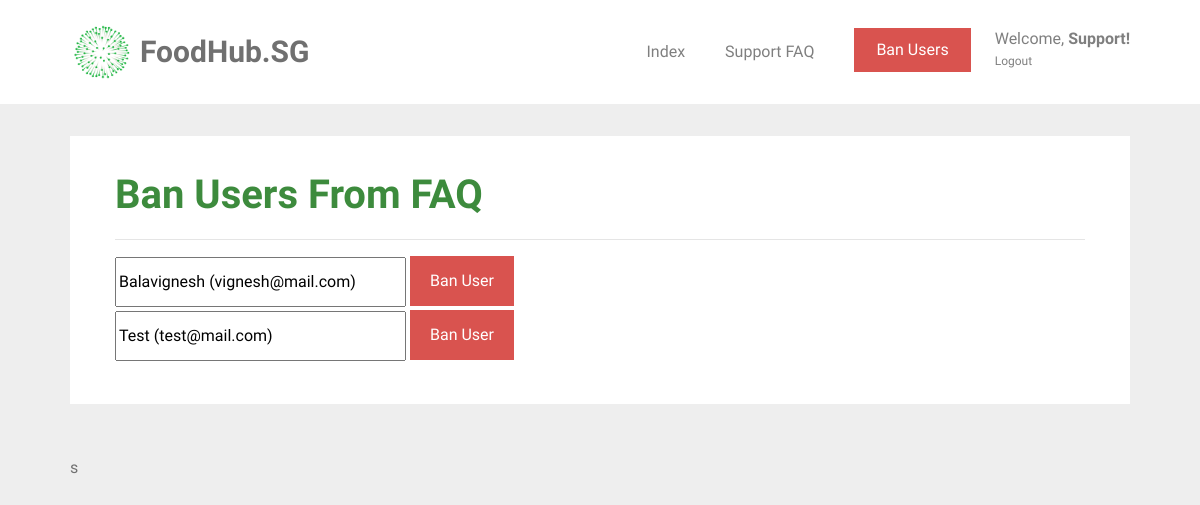
The app's page /ban_user (signed in) with its own data.
### tables this page shows
CREATE TABLE user (
  id INTEGER PRIMARY KEY AUTOINCREMENT,
  name TEXT NOT NULL,
  email VARCHAR(512) UNIQUE NOT NULL,
  password TEXT NOT NULL,
  height INTEGER NOT NULL,
  weight INTEGER NOT NULL,
  location TEXT NOT NULL,
  status BOOLEAN NOT NULL
);

### foodhubsg/support.py (the view, shortened to what this page needs)
@bp.route('/ban_user', methods=('GET', 'POST'))
@permission_required
def ban_user():
    db= get_db()
    users = db.execute('SELECT * FROM user').fetchall()
    return render_template('support/ban_users.html', users=users, datetime=datetime)

### foodhubsg/auth.py (called while the page is built)
def permission_required(view):
    @functools.wraps(view)
    def wrapped_view(**kwargs):
        if g.user is None:
            return redirect(url_for('auth.login'))
        if g.user["id"] != 0:
            flash("You do not have sufficient privileges to enter that page")
            return redirect(url_for('food.index'))
        return view(**kwargs)
    return wrapped_view

@bp.before_app_request
def load_logged_in_user():
    user_id = session.get('user_id')
    if user_id is None:
        g.user = None
    else:
        g.user = get_db().execute(
            'SELECT * FROM user WHERE id = ?', (user_id,)
        ).fetchone()

### foodhubsg/db.py (called while the page is built)
def get_db():
    if 'db' not in g:
        g.db = sqlite3.connect(
            current_app.config['DATABASE'],
            detect_types=sqlite3.PARSE_DECLTYPES
        )
        g.db.row_factory = sqlite3.Row
    return g.db

### foodhubsg/templates/support/ban_users.html (shortened to what this page needs)
{% extends 'base.html' %}
{% block content %}
<div id="colorlib-container">
    <div class="container">
        <div class="box1">
        <div class="row row-pb-md">
            <div class="col-md-12">
            <h1 class="font_color"><b>Ban Users From FAQ</b></h1>
            <hr>
                {% for user in users %}
                    {% if user["id"] != 0 %}
                        <form method="post" action="">
                            <input type="text" value="{{ user["name"] }} ({{ user["email"] }})" id="user-info" name="user-info" style='width: 30%;' readonly>
                            {% if user["status"] == 0 %}
                                <input type="submit" value="Ban User" name="action" class="btn btn-primary" style='background-color: #d9534f; height: 50px;'>
                            {% elif user["status"] == 1 %}
                                <input type="submit" value="Unban User" name="action" class="btn btn-primary" style="background-color: #4CAF50; height: 50px;">
                            {% endif %}
                        </form>
                    {% endif %}
                {% endfor %}
            </div>
        </div>
    </div>
s
</div>
</div>
 {% endblock %}

### foodhubsg/templates/base.html (shortened to what this page needs)
<!doctype html>
<link rel="stylesheet" href="https://cdnjs.cloudflare.com/ajax/libs/font-awesome/4.7.0/css/font-awesome.min.css">
<link rel="stylesheet" href="https://stackpath.bootstrapcdn.com/bootstrap/4.1.3/css/bootstrap.min.css">
<link rel="stylesheet" href="../static/css/animate.css">
<link rel="stylesheet" href="../static/css/icomoon.css">
<link rel="stylesheet" href="../static/css/magnific-popup.css">
<link rel="stylesheet" href="../static/css/owl.carousel.min.css">
<link rel="stylesheet" href="../static/css/style.css">
    {% block navbar %}
        <nav class="navbar navbar-light bg-white">
            <div class="container">
                <a class="navbar-brand" href="{{ url_for('index') }}" onmouseover="msg()">
                    <img src="../static/images/healthhub-logo.png" width="65px" height="60px" class="d-inline-block align-top" alt="FoodHub.SG Logo">
                    <span id="webname">FoodHub.SG</span>
                </a>
                {% if g.user %}
                    {% if g.user["id"] == 0 %}
                        <ul class="navbar-nav ml-auto">
                            <li class="nav-item">
                                <a class="nav-link" href="{{ url_for('support.support') }}">Index</a>
                            </li>
                            <li class="nav-item">
                                <a class="nav-link" href="{{ url_for('support.support_faq') }}">Support FAQ</a>
                            </li>
                            <li class="nav-item">
                                <a href="{{ url_for('support.ban_user') }}"><button type="button" class="btn btn-danger">Ban Users</button></a>
                            </li>
                            <li class="nav-item settings nav-link">
                                <a class="nav-link" id="settings-link">
                                    Welcome, <span id="nav-name">{{ g.user['name'] }}!</span>
                                </a>
                                <a class="nav-link" id="logout-link" href="{{ url_for('auth.logout') }}">
                                    Logout
                                </a>
                            </li>
                        </ul>
                    {% endif %}
                {% endif %}
                {% endblock %}
            </div>
        </nav>
<section class="content">
    {% block content %}{% endblock %}
</section>

### foodhubsg/static/css/style.css (style rules this page uses)
.font_color { color: #3d8b3d; }
a { color: #F6490D; -webkit-transition: 0.5s; -o-transition: 0.5s; transition: 0.5s; }
h1, h2, h3, h4, h5, h6, figure { color: #707070; font-weight: 400; margin: 0 0 20px 0; }
#colorlib-container, #colorlib-instagram, #colorlib-about, #colorlib-contact, #colorlib-footer { padding: 2em 0; clear: both; }
.content { display: block; }
input[type="text"] { height: 50px; }
.btn { margin-right: 4px; margin-bottom: 4px; font-size: 16px; font-weight: 400; -webkit-border-radius: 30px; -moz-border-radius: 30px; -ms-border-radius: 30px; border-radius: 30px; -webkit-transition: 0.5s; -o-transition: 0.5s; transition: 0.5s; padding: 8px 20px; }
.btn-primary { background: #F6490D; color: #fff; }
.btn-danger { background: #d9534f; color: #fff; border: 2px solid #d9534f; }
.row-pb-md { padding: 2em !important; }
.btn-primary { border-radius: 0; border-width: 0; }
.btn { border-radius: 0; }
.box1 { background: #ffffff; padding: 0.5em; margin-bottom: 3em; transition: box-shadow 0.5s; }
.row.row-pb-md { margin: -5px -10px 0 -10px; }
.container { padding-right: 2.5em; padding-left: 2.5em; }
#nav-name { font-weight: bold; }
.navbar-nav { flex-direction: row; }
.nav-item { padding: 10px 10px 10px 10px; margin: 10px; }
.navbar-nav > .settings { position: relative; display: block; margin-right: 0; padding-right: 0; margin-left: 0; padding-left: 0; color: #4CAF50; }
.settings > .nav-link { line-height: 22px; padding: 0; }
#logout-link { font-size: 12px; }
#webname { color: #707070; font-weight: bold; font-size: 30px; }
.bg-white { background-color: white; }

### records on screen
user: user.name "Support"
user: user-info "Balavignesh (vignesh@mail.com)"
user: user-info "Test (test@mail.com)"
